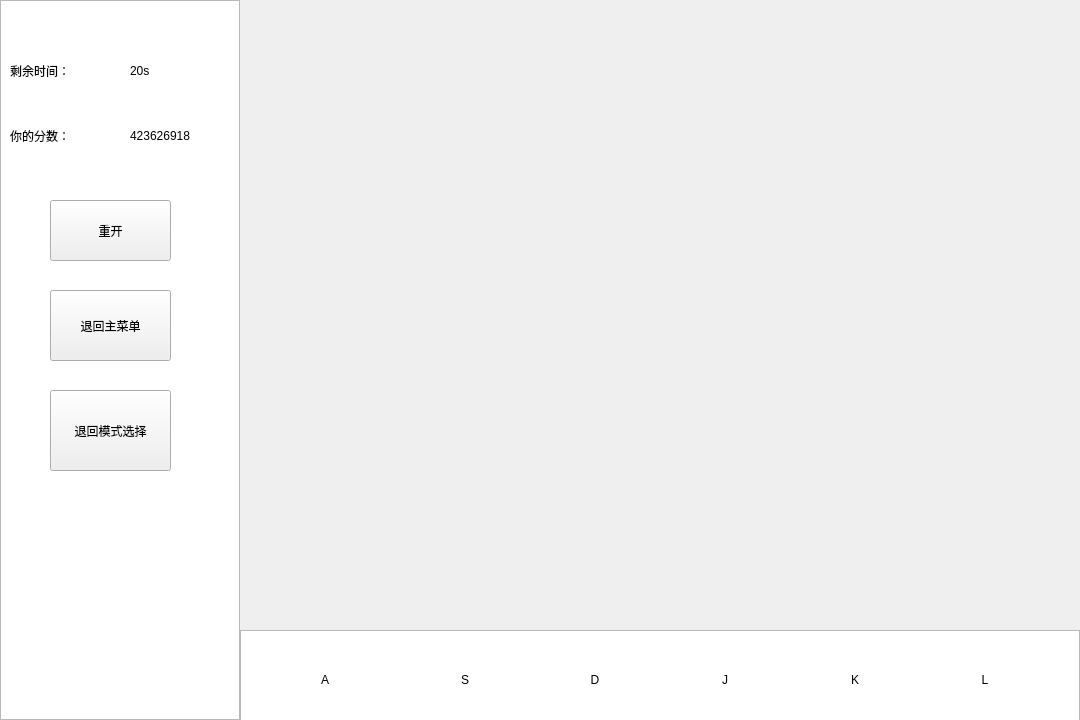
<?xml version="1.0" encoding="UTF-8"?>
<ui version="4.0">
 <class>firstgame</class>
 <widget class="QWidget" name="firstgame">
  <property name="geometry">
   <rect>
    <x>0</x>
    <y>0</y>
    <width>1080</width>
    <height>720</height>
   </rect>
  </property>
  <property name="windowTitle">
   <string>Form</string>
  </property>
  <property name="styleSheet">
   <string notr="true"/>
  </property>
  <widget class="QListView" name="listView">
   <property name="geometry">
    <rect>
     <x>0</x>
     <y>0</y>
     <width>240</width>
     <height>720</height>
    </rect>
   </property>
  </widget>
  <widget class="QLabel" name="yourscoreshow">
   <property name="geometry">
    <rect>
     <x>10</x>
     <y>110</y>
     <width>91</width>
     <height>51</height>
    </rect>
   </property>
   <property name="styleSheet">
    <string notr="true">font: 16pt &quot;华文行楷&quot;;</string>
   </property>
   <property name="text">
    <string>你的分数：</string>
   </property>
  </widget>
  <widget class="QLabel" name="score_label">
   <property name="geometry">
    <rect>
     <x>130</x>
     <y>120</y>
     <width>71</width>
     <height>31</height>
    </rect>
   </property>
   <property name="styleSheet">
    <string notr="true">font: 14pt &quot;华文楷体&quot;;</string>
   </property>
   <property name="text">
    <string>423626918</string>
   </property>
  </widget>
  <widget class="QPushButton" name="back_to_main">
   <property name="geometry">
    <rect>
     <x>50</x>
     <y>290</y>
     <width>121</width>
     <height>71</height>
    </rect>
   </property>
   <property name="text">
    <string>退回主菜单</string>
   </property>
  </widget>
  <widget class="QPushButton" name="back_to_choice">
   <property name="geometry">
    <rect>
     <x>50</x>
     <y>390</y>
     <width>121</width>
     <height>81</height>
    </rect>
   </property>
   <property name="text">
    <string>退回模式选择</string>
   </property>
  </widget>
  <widget class="QPushButton" name="restart">
   <property name="geometry">
    <rect>
     <x>50</x>
     <y>200</y>
     <width>121</width>
     <height>61</height>
    </rect>
   </property>
   <property name="text">
    <string>重开</string>
   </property>
  </widget>
  <widget class="QLabel" name="SLabel">
   <property name="geometry">
    <rect>
     <x>400</x>
     <y>640</y>
     <width>130</width>
     <height>80</height>
    </rect>
   </property>
   <property name="styleSheet">
    <string notr="true">font: 26pt &quot;华文琥珀&quot;;</string>
   </property>
   <property name="text">
    <string>&lt;html&gt;&lt;head/&gt;&lt;body&gt;&lt;p align=&quot;center&quot;&gt;S&lt;/p&gt;&lt;/body&gt;&lt;/html&gt;</string>
   </property>
   <property name="alignment">
    <set>Qt::AlignCenter</set>
   </property>
  </widget>
  <widget class="QLabel" name="ALabel">
   <property name="geometry">
    <rect>
     <x>260</x>
     <y>640</y>
     <width>130</width>
     <height>80</height>
    </rect>
   </property>
   <property name="styleSheet">
    <string notr="true">font: 26pt &quot;华文琥珀&quot;;</string>
   </property>
   <property name="text">
    <string>&lt;html&gt;&lt;head/&gt;&lt;body&gt;&lt;p align=&quot;center&quot;&gt;A&lt;/p&gt;&lt;/body&gt;&lt;/html&gt;</string>
   </property>
   <property name="alignment">
    <set>Qt::AlignCenter</set>
   </property>
  </widget>
  <widget class="QLabel" name="DLabel">
   <property name="geometry">
    <rect>
     <x>530</x>
     <y>640</y>
     <width>130</width>
     <height>80</height>
    </rect>
   </property>
   <property name="styleSheet">
    <string notr="true">font: 26pt &quot;华文琥珀&quot;;</string>
   </property>
   <property name="text">
    <string>&lt;html&gt;&lt;head/&gt;&lt;body&gt;&lt;p align=&quot;center&quot;&gt;D&lt;/p&gt;&lt;/body&gt;&lt;/html&gt;</string>
   </property>
   <property name="alignment">
    <set>Qt::AlignCenter</set>
   </property>
  </widget>
  <widget class="QLabel" name="JLabel">
   <property name="geometry">
    <rect>
     <x>660</x>
     <y>640</y>
     <width>130</width>
     <height>80</height>
    </rect>
   </property>
   <property name="styleSheet">
    <string notr="true">font: 26pt &quot;华文琥珀&quot;;</string>
   </property>
   <property name="text">
    <string>&lt;html&gt;&lt;head/&gt;&lt;body&gt;&lt;p align=&quot;center&quot;&gt;J&lt;/p&gt;&lt;/body&gt;&lt;/html&gt;</string>
   </property>
   <property name="alignment">
    <set>Qt::AlignCenter</set>
   </property>
  </widget>
  <widget class="QLabel" name="KLabel">
   <property name="geometry">
    <rect>
     <x>790</x>
     <y>640</y>
     <width>130</width>
     <height>80</height>
    </rect>
   </property>
   <property name="styleSheet">
    <string notr="true">font: 26pt &quot;华文琥珀&quot;;</string>
   </property>
   <property name="text">
    <string>&lt;html&gt;&lt;head/&gt;&lt;body&gt;&lt;p align=&quot;center&quot;&gt;K&lt;/p&gt;&lt;/body&gt;&lt;/html&gt;</string>
   </property>
   <property name="alignment">
    <set>Qt::AlignCenter</set>
   </property>
  </widget>
  <widget class="QLabel" name="Dlabel">
   <property name="geometry">
    <rect>
     <x>920</x>
     <y>640</y>
     <width>130</width>
     <height>80</height>
    </rect>
   </property>
   <property name="styleSheet">
    <string notr="true">font: 26pt &quot;华文琥珀&quot;;</string>
   </property>
   <property name="text">
    <string>&lt;html&gt;&lt;head/&gt;&lt;body&gt;&lt;p align=&quot;center&quot;&gt;L&lt;/p&gt;&lt;/body&gt;&lt;/html&gt;</string>
   </property>
   <property name="alignment">
    <set>Qt::AlignCenter</set>
   </property>
  </widget>
  <widget class="QLabel" name="time_show">
   <property name="geometry">
    <rect>
     <x>10</x>
     <y>50</y>
     <width>81</width>
     <height>41</height>
    </rect>
   </property>
   <property name="styleSheet">
    <string notr="true">font: 16pt &quot;华文行楷&quot;;</string>
   </property>
   <property name="text">
    <string>剩余时间：</string>
   </property>
  </widget>
  <widget class="QLabel" name="time_label">
   <property name="geometry">
    <rect>
     <x>130</x>
     <y>60</y>
     <width>81</width>
     <height>21</height>
    </rect>
   </property>
   <property name="styleSheet">
    <string notr="true">font: 14pt &quot;华文楷体&quot;;</string>
   </property>
   <property name="text">
    <string>20s</string>
   </property>
  </widget>
  <widget class="QListView" name="listView_2">
   <property name="geometry">
    <rect>
     <x>240</x>
     <y>630</y>
     <width>840</width>
     <height>95</height>
    </rect>
   </property>
  </widget>
  <zorder>listView_2</zorder>
  <zorder>listView</zorder>
  <zorder>yourscoreshow</zorder>
  <zorder>score_label</zorder>
  <zorder>back_to_main</zorder>
  <zorder>back_to_choice</zorder>
  <zorder>restart</zorder>
  <zorder>ALabel</zorder>
  <zorder>SLabel</zorder>
  <zorder>DLabel</zorder>
  <zorder>JLabel</zorder>
  <zorder>KLabel</zorder>
  <zorder>Dlabel</zorder>
  <zorder>time_show</zorder>
  <zorder>time_label</zorder>
 </widget>
 <resources/>
 <connections/>
</ui>
